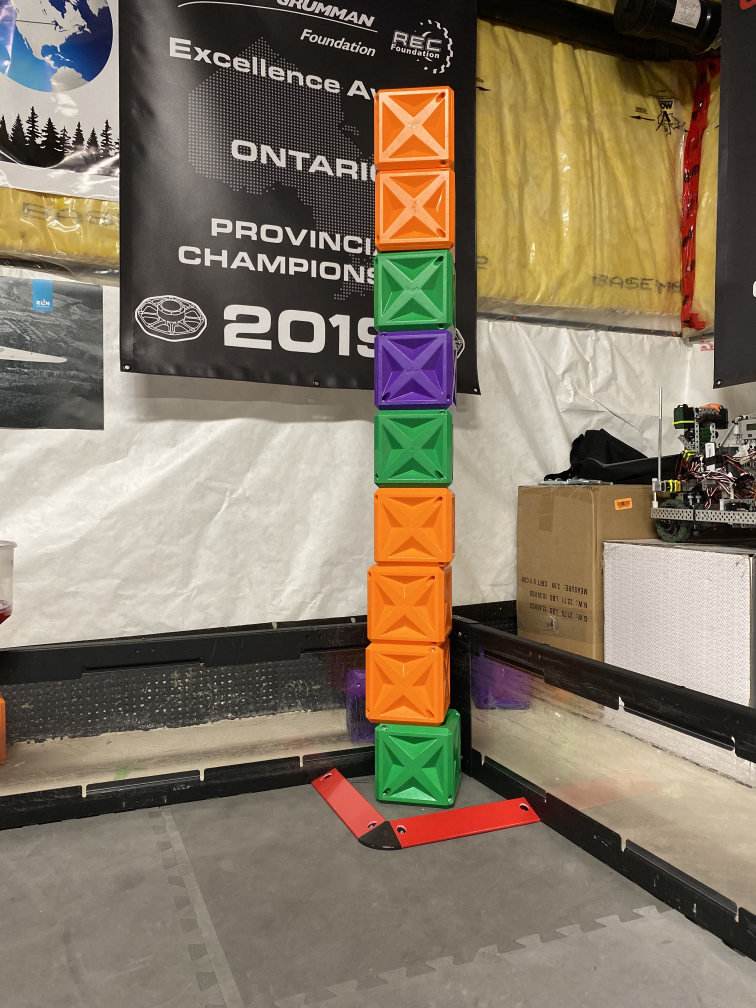
#> input picture images/uwat1.jpg, 3024 x 4032 px (shown at 1/4 size)
$ python hsvPreview.py --image images/uwat1.jpg
#> lines starting #> are read from the running program, lines starting #| are printed output that depends on the picture
#> further down, image is the input picture: shape (4032, 3024, 3); mean B, G, R 101.3, 120.6, 133.6
import cv2
import tkinter as tk
import numpy as np
import PIL.Image
import PIL.ImageTk
import imutils
import argparse
import subprocess

class HSVPreview():
    def __init__(self, window, inputImage):
        """
        Configures the Tkinter GUI layout and saves optional preprocessors

        Parameters:
            master: Tkinter main window
            inputImage: Image to be displayed
        """
        self.image = inputImage

        # Define UI colours
        self.white = "#ffffff"
        self.gray = "#282c34"

        # Configure main window
        self.root = window
        self.root.configure(background=self.gray)
        self.root.title("HSV Calibration Util")

        # The left frame is used for the HSV sliders while the right frame
        # displays the original image along with a live preview of the
        # thresholding operation
        self.leftFrame = tk.Frame(self.root, bg=self.gray)
        self.rightFrame = tk.Frame(self.root, bg=self.gray)
        self.rightUpperFrame = tk.Frame(self.rightFrame, bg=self.gray)
        self.rightLowerFrame = tk.Frame(self.rightFrame, bg=self.gray)

        # Each HSV slider and corresponding label is contained within its own
        # frame for simplified packing
        self.sliderFrame1 = tk.Frame(self.leftFrame, bg=self.gray)
        self.sliderFrame2 = tk.Frame(self.leftFrame, bg=self.gray)
        self.sliderFrame3 = tk.Frame(self.leftFrame, bg=self.gray)
        self.sliderFrame4 = tk.Frame(self.leftFrame, bg=self.gray)
        self.sliderFrame5 = tk.Frame(self.leftFrame, bg=self.gray)
        self.sliderFrame6 = tk.Frame(self.leftFrame, bg=self.gray)

        # Window labels
        self.hsvTitleLabel = tk.Label(self.leftFrame, text="HSV Ranges",
            bg=self.gray, fg=self.white, font=("Calibri Bold", 25))
        self.hsvLowerLabel = tk.Label(self.leftFrame, text="Lower",
            bg=self.gray, fg=self.white, font=("Calibri Light", 22))
        self.hsvUpperLabel = tk.Label(self.leftFrame, text="Upper",
            bg=self.gray, fg=self.white, font=("Calibri Light", 22))

        # Slider labels
        self.sliderLabel1 = tk.Label(self.sliderFrame1, text="H", bg=self.gray,
            fg=self.white, font=("Calibri Light", 18))
        self.sliderLabel2 = tk.Label(self.sliderFrame2, text="S", bg=self.gray,
            fg=self.white, font=("Calibri Light", 18))
        self.sliderLabel3 = tk.Label(self.sliderFrame3, text="V", bg=self.gray,
            fg=self.white, font=("Calibri Light", 18))
        self.sliderLabel4 = tk.Label(self.sliderFrame4, text="H", bg=self.gray,
            fg=self.white, font=("Calibri Light", 18))
        self.sliderLabel5 = tk.Label(self.sliderFrame5, text="S", bg=self.gray,
            fg=self.white, font=("Calibri Light", 18))
        self.sliderLabel6 = tk.Label(self.sliderFrame6, text="V", bg=self.gray,
            fg=self.white, font=("Calibri Light", 18))

        # HSV Sliders
        self.slider1 = tk.Scale(self.sliderFrame1, from_=0, to=180,
            orient='horizontal', bg=self.gray, activebackground=self.gray,
            fg=self.white, highlightbackground=self.gray,
            highlightcolor=self.white, length=350, font=("Calibri Light", 14),
            command=self.updateValues)
        self.slider2 = tk.Scale(self.sliderFrame2, from_=0, to=255,
            orient='horizontal', bg=self.gray, activebackground=self.gray,
            fg=self.white, highlightbackground=self.gray,
            highlightcolor=self.white, length=350, font=("Calibri Light", 14),
            command=self.updateValues)
        self.slider3 = tk.Scale(self.sliderFrame3, from_=0, to=255,
            orient='horizontal', bg=self.gray, activebackground=self.gray,
            fg=self.white, highlightbackground=self.gray,
            highlightcolor=self.white, length=350, font=("Calibri Light", 14),
            command=self.updateValues)
        self.slider4 = tk.Scale(self.sliderFrame4, from_=0, to=180,
            orient='horizontal', bg=self.gray, activebackground=self.gray,
            fg=self.white, highlightbackground=self.gray,
            highlightcolor=self.white, length=350, font=("Calibri Light", 14),
            command=self.updateValues)
        self.slider5 = tk.Scale(self.sliderFrame5, from_=0, to=255,
            orient='horizontal', bg=self.gray, activebackground=self.gray,
            fg=self.white, highlightbackground=self.gray,
            highlightcolor=self.white, length=350, font=("Calibri Light", 14),
            command=self.updateValues)
        self.slider6 = tk.Scale(self.sliderFrame6, from_=0, to=255,
            orient='horizontal', bg=self.gray, activebackground=self.gray,
            fg=self.white, highlightbackground=self.gray,
            highlightcolor=self.white, length=350, font=("Calibri Light", 14),
            command=self.updateValues)

        # Button to generate Python code
        self.generateButton = tk.Button(self.leftFrame, text="Generate Code",
            command=self.generateCode, bg=self.gray, fg=self.white,
            activebackground=self.gray, activeforeground=self.gray,
            highlightbackground=self.gray, highlightcolor=self.white,
            font=("Calibri Light", 16))

        # Canvas elements are used to display preview images
        h, w = self.image.shape[:2]
#> h = 4032; w = 3024
        rH = 400 / h
#> rH = 0.0992
        canvasWidth = w * rH
#> canvasWidth = 300
        self.upperImageCanvas = tk.Canvas(self.rightUpperFrame,
            width=canvasWidth, height=400, bg=self.gray)
        self.lowerImageCanvas = tk.Canvas(self.rightLowerFrame,
            width=canvasWidth, height=400, bg=self.gray)

        # All Frames
        self.leftFrame.pack(side=tk.LEFT)
        self.rightFrame.pack(side=tk.RIGHT)
        self.rightUpperFrame.pack(side=tk.TOP)
        self.rightLowerFrame.pack(side=tk.BOTTOM)

        # Left Frame
        self.hsvTitleLabel.pack(pady=10)
        self.hsvUpperLabel.pack(pady=(10, 0))

        # Upper Hue Frame
        self.sliderFrame1.pack(padx=10)
        self.sliderLabel1.pack(side=tk.LEFT, pady=(20, 0), padx=5)
        self.slider1.pack(side=tk.LEFT)

        # Upper Saturation Frame
        self.sliderFrame2.pack(padx=10)
        self.sliderLabel2.pack(side=tk.LEFT, pady=(20, 0), padx=5)
        self.slider2.pack(side=tk.LEFT)

        # Upper Value Frame
        self.sliderFrame3.pack(padx=10)
        self.sliderLabel3.pack(side=tk.LEFT, pady=(20, 0), padx=5)
        self.slider3.pack(side=tk.LEFT)
        self.hsvLowerLabel.pack(pady=(10, 0))

        # Lower Hue Frame
        self.sliderFrame4.pack(padx=10)
        self.sliderLabel4.pack(side=tk.LEFT, pady=(20, 0), padx=5)
        self.slider4.pack(side=tk.LEFT)

        # Lower Saturation Frame
        self.sliderFrame5.pack(padx=10)
        self.sliderLabel5.pack(side=tk.LEFT, pady=(20, 0), padx=5)
        self.slider5.pack(side=tk.LEFT)

        # Lower Value Frame
        self.sliderFrame6.pack(padx=10)
        self.sliderLabel6.pack(side=tk.LEFT, pady=(20, 0), padx=5)
        self.slider6.pack(side=tk.LEFT)
        self.generateButton.pack()

        # Right Upper Frame
        self.upperImageCanvas.pack(expand=tk.YES, fill=tk.BOTH)
        self.lowerImageCanvas.pack(expand=tk.YES, fill=tk.BOTH)

        # Initialize list for slider positions
        self.sliderPos = [0, 0, 0, 0, 0, 0]

        # Specify closing protocol?

        # Push original image to canvas
        inputImage = imutils.resize(inputImage, height=400)
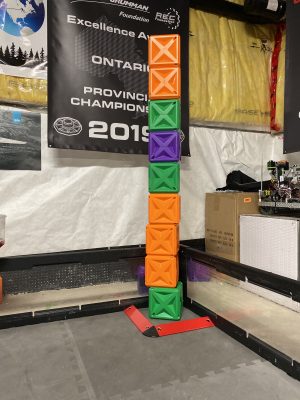
#> inputImage: shape (400, 300, 3); mean of channels 0, 1, 2 101.3, 120.6, 133.6; drawn as B, G, R
        inputImage = cv2.cvtColor(inputImage, cv2.COLOR_BGR2RGB)
#> (the run stopped early here; a loop or call above may not have finished)
